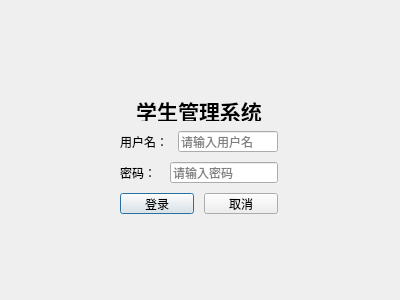
<?xml version="1.0" encoding="UTF-8"?>
<ui version="4.0">
 <class>LoginDialog</class>
 <widget class="QDialog" name="LoginDialog">
  <property name="geometry">
   <rect>
    <x>0</x>
    <y>0</y>
    <width>400</width>
    <height>300</height>
   </rect>
  </property>
  <property name="minimumSize">
   <size>
    <width>400</width>
    <height>300</height>
   </size>
  </property>
  <property name="sizeIncrement">
   <size>
    <width>0</width>
    <height>0</height>
   </size>
  </property>
  <property name="windowTitle">
   <string>登录 - 学生管理系统</string>
  </property>
  <property name="windowOpacity">
   <double>1.000000000000000</double>
  </property>
  <widget class="QWidget" name="layoutWidget">
   <property name="geometry">
    <rect>
     <x>80</x>
     <y>70</y>
     <width>238</width>
     <height>159</height>
    </rect>
   </property>
   <layout class="QVBoxLayout" name="verticalLayout">
    <property name="spacing">
     <number>10</number>
    </property>
    <property name="leftMargin">
     <number>20</number>
    </property>
    <property name="topMargin">
     <number>30</number>
    </property>
    <property name="rightMargin">
     <number>20</number>
    </property>
    <property name="bottomMargin">
     <number>15</number>
    </property>
    <item>
     <widget class="QLabel" name="labelTitle">
      <property name="font">
       <font>
        <pointsize>16</pointsize>
        <bold>true</bold>
       </font>
      </property>
      <property name="text">
       <string>学生管理系统</string>
      </property>
      <property name="alignment">
       <set>Qt::AlignmentFlag::AlignCenter</set>
      </property>
     </widget>
    </item>
    <item>
     <layout class="QHBoxLayout" name="horizontalLayout">
      <property name="leftMargin">
       <number>20</number>
      </property>
      <property name="rightMargin">
       <number>20</number>
      </property>
      <item>
       <widget class="QLabel" name="labelUsername">
        <property name="text">
         <string>用户名：</string>
        </property>
       </widget>
      </item>
      <item>
       <widget class="QLineEdit" name="lineEditUsername">
        <property name="sizePolicy">
         <sizepolicy hsizetype="Fixed" vsizetype="Fixed">
          <horstretch>0</horstretch>
          <verstretch>0</verstretch>
         </sizepolicy>
        </property>
        <property name="placeholderText">
         <string>请输入用户名</string>
        </property>
       </widget>
      </item>
     </layout>
    </item>
    <item>
     <layout class="QHBoxLayout" name="horizontalLayout_2">
      <property name="leftMargin">
       <number>20</number>
      </property>
      <property name="rightMargin">
       <number>20</number>
      </property>
      <item>
       <widget class="QLabel" name="labelPassword">
        <property name="text">
         <string>密码：</string>
        </property>
       </widget>
      </item>
      <item>
       <widget class="QLineEdit" name="lineEditPassword">
        <property name="sizePolicy">
         <sizepolicy hsizetype="Fixed" vsizetype="Fixed">
          <horstretch>0</horstretch>
          <verstretch>0</verstretch>
         </sizepolicy>
        </property>
        <property name="echoMode">
         <enum>QLineEdit::EchoMode::Password</enum>
        </property>
        <property name="placeholderText">
         <string>请输入密码</string>
        </property>
       </widget>
      </item>
     </layout>
    </item>
    <item>
     <layout class="QHBoxLayout" name="horizontalLayout_3">
      <property name="leftMargin">
       <number>20</number>
      </property>
      <property name="rightMargin">
       <number>20</number>
      </property>
      <item>
       <widget class="QPushButton" name="btnLogin">
        <property name="text">
         <string>登录</string>
        </property>
        <property name="default">
         <bool>true</bool>
        </property>
       </widget>
      </item>
      <item>
       <widget class="QPushButton" name="btnCancel">
        <property name="text">
         <string>取消</string>
        </property>
       </widget>
      </item>
     </layout>
    </item>
   </layout>
  </widget>
 </widget>
 <resources/>
 <connections/>
</ui>
